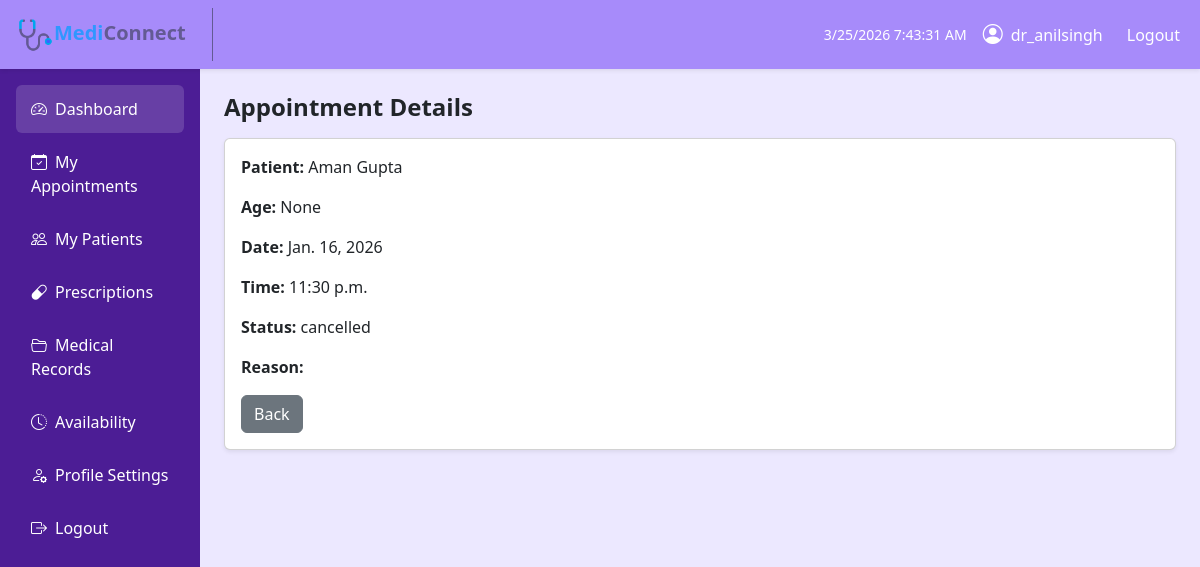
Page /doctor/appointments/view/1/ (signed in) on the committed database.
### MediConnectApp/models.py (models this page shows, shortened)
class Appointment(models.Model):
    STATUS_CHOICES = (
        ("pending", "Pending"),
        ("approved", "Approved"),
        ("completed", "Completed"),
        ("cancelled", "Cancelled"),
    )
    appointment_id = models.CharField(max_length=10, unique=True, blank=True)
    patient = models.ForeignKey(PatientProfile, on_delete=models.CASCADE)
    doctor = models.ForeignKey(DoctorProfile, on_delete=models.CASCADE)
    appointment_date = models.DateField()
    appointment_time = models.TimeField()
    status = models.CharField(max_length=20, choices=STATUS_CHOICES, default="pending")
    created_at = models.DateTimeField(auto_now_add=True)

class PatientProfile(models.Model):
    GENDER_CHOICES = [
        ('male', 'Male'),
        ('female', 'Female'),
        ('other', 'Other'),
    ]
    user = models.OneToOneField(User, on_delete=models.CASCADE)
    patient_id = models.CharField(max_length=10, unique=True, blank=True)
    phone = models.CharField(max_length=15)
    age = models.PositiveIntegerField(blank=True, null=True)
    gender = models.CharField(max_length=10, choices=GENDER_CHOICES, blank=True)
    address = models.TextField(blank=True)
    created_at = models.DateTimeField(auto_now_add=True)
    def __str__(self):
        return self.user.first_name + " " + self.user.last_name

### MediConnectApp/views.py (the view)
# urls.py: path("doctor/appointments/view/<int:appointment_id>/", views.doctor_view_appointment, name="doctor_view_appointment"),
@login_required(login_url="login")
def doctor_view_appointment(request, appointment_id):
    user = request.user
    if not hasattr(user, "doctorprofile"):
        messages.error(request, "Unauthorized access.")
        return redirect("login")
    doctor = user.doctorprofile
    appointment = get_object_or_404(
        Appointment,
        id=appointment_id,
        doctor=doctor
    )
    context = {
        "appointment": appointment
    }
    return render(
        request,
        "users/doctor/d_view_appointment.html",
        context
    )

### templates/users/doctor/d_view_appointment.html (shortened to what this page needs)
{% extends "users/doctor/d_base.html" %}
{% block content %}
<h4 class="fw-bold mb-3">Appointment Details</h4>
<div class="card shadow-sm">
    <div class="card-body">
        <p><strong>Patient:</strong> {{ appointment.patient }}</p>
        <p><strong>Age:</strong> {{ appointment.patient.age }}</p>
        <p><strong>Date:</strong> {{ appointment.appointment_date }}</p>
        <p><strong>Time:</strong> {{ appointment.appointment_time }}</p>
        <p><strong>Status:</strong> {{ appointment.status }}</p>
        <p><strong>Reason:</strong> {{ appointment.reason }}</p>
        <a href="{% url 'doctor_appointments' %}" class="btn btn-secondary">
            Back
        </a>
    </div>
</div>
{% endblock %}

### templates/users/doctor/d_base.html (shortened to what this page needs)
{% load tz %}
<!DOCTYPE html>
{% load static %}
<html lang="en">
<head>
    <link href="https://cdn.jsdelivr.net/npm/bootstrap@5.3.2/dist/css/bootstrap.min.css" rel="stylesheet">
    <link href="https://cdn.jsdelivr.net/npm/bootstrap-icons@1.11.1/font/bootstrap-icons.css" rel="stylesheet">
</head>
<body>
<nav class="sticky-md-top navbar navbar-expand-lg navbar-dark shadow-sm" style="background-color: #A78BFA !important;">
    <div class="container-fluid">
        <a class="navbar-brand fw-bold" href="{% url 'doctor_dashboard' %}" style="color: #635a93; text-decoration: none; border-right-style: solid; border-right-color: #635a93; border-right-width: 1px; padding: 8px 26px 8px 5px;">
            <img src="{% static 'media\logos\mediconnect-logo.png' %}" width="37" height="37" alt="Logo"><b><span style="color: #2f97ff;">Medi</span>Connect</b>
        </a>
        <div class="d-flex align-items-center text-white">
            <span class="me-3 small" id="clock"></span>
            <i class="bi bi-person-circle fs-5 me-2"></i>
            <span class="me-3">{{ user.username }}</span>
            <ul class="navbar-nav ms-auto">
                {% if user.is_authenticated %}
                <li class="nav-item">
                    <a class="nav-link text-white" href="{% url 'logout' %}">
                        Logout
                    </a>
                </li>
                {% else %}
                <li class="nav-item">
                    <a class="nav-link text-white" href="{% url 'login' %}">
                        Login
                    </a>
                </li>
                {% endif %}
            </ul>
        </div>
    </div>
</nav>
<div class="container-fluid">
    <div class="row">
        <div class="col-md-3 col-lg-2 sidebar p-3">
            <a href="{% url 'doctor_dashboard' %}" class="active"><i class="bi bi-speedometer2 me-2"></i>Dashboard</a>
            <a href="{% url 'doctor_appointments' %}"><i class="bi bi-calendar-check me-2"></i>My Appointments</a>
            <a href="{% url 'doctor_patients' %}"><i class="bi bi-people me-2"></i>My Patients</a>
            <a href="{% url 'doctor_prescriptions' %}"><i class="bi bi-capsule me-2"></i>Prescriptions</a>
            <a href="{% url 'doctor_medical_records' %}"><i class="bi bi-folder2-open me-2"></i>Medical Records</a>
            <a href="{% url 'doctor_availability' %}"><i class="bi bi-clock-history me-2"></i>Availability</a>
            <a href="{% url 'doctor_profile_settings' %}"><i class="bi bi-person-gear me-2"></i>Profile Settings</a>
            <a href="{% url 'logout' %}"><i class="bi bi-box-arrow-right me-2"></i>Logout</a>
        </div>
        <div class="col-md-9 col-lg-10 p-4">
            {% block content %}{% endblock %}
        </div>
    </div>
</div>
</body>
</html>

### templates/users/doctor/d_base.html (style rules this page uses)
body { background-color: #ece8ff; }
.sidebar { min-height: 100vh; background: #4C1D95; }
.sidebar a { color: #fff; text-decoration: none; padding: 12px 15px; display: block; border-radius: 6px; margin-bottom: 5px; }
.sidebar a:hover, .sidebar a.active { background: rgba(255, 255, 255, 0.15); }
.navbar-brand { font-weight: 600; }

### rows in the picture
Appointment: patient "Aman Gupta", patient.age "None", appointment_date "Jan. 16, 2026", appointment_time "11:30 p.m.", status "cancelled"

### other values in the picture
{{ user.username }} "dr_anilsingh"
